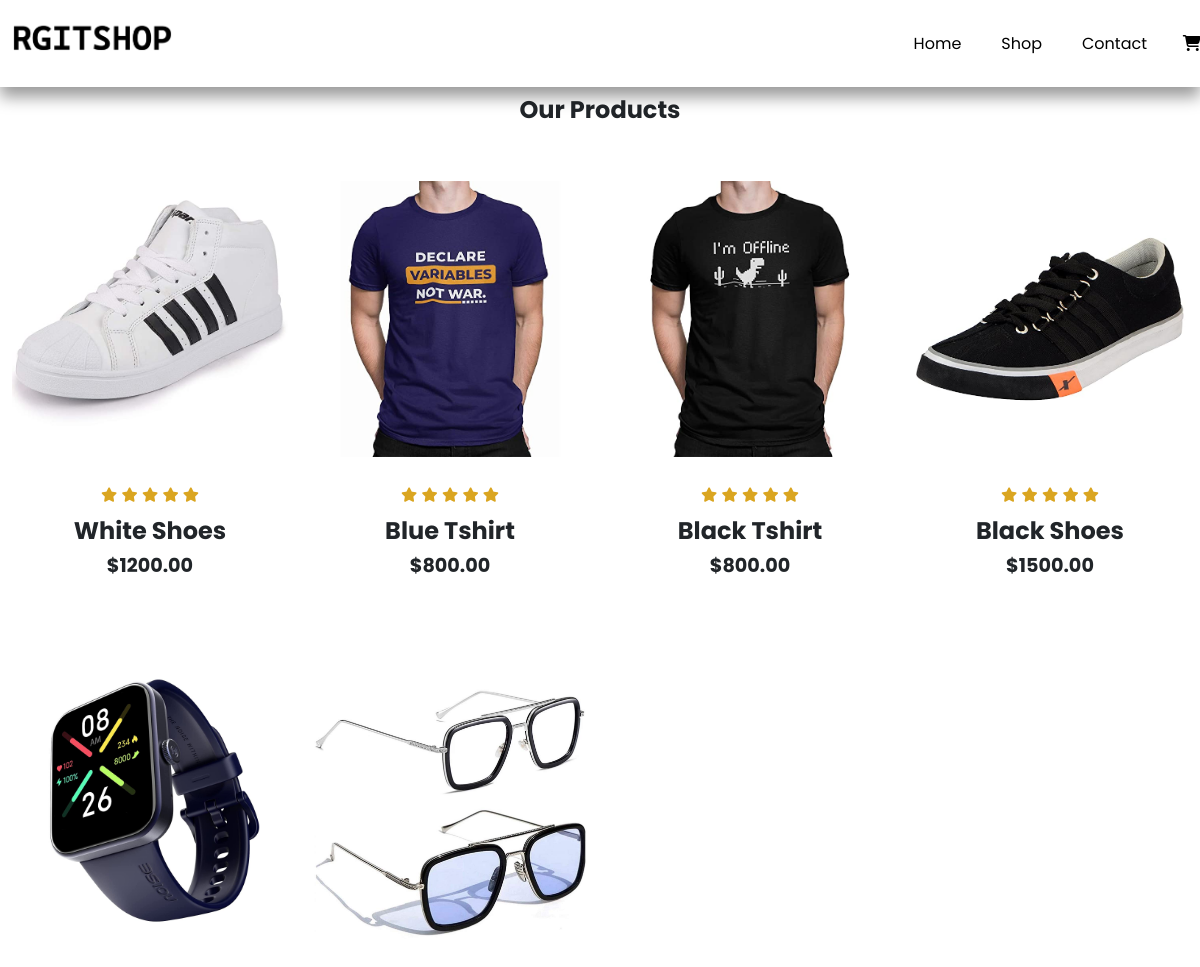
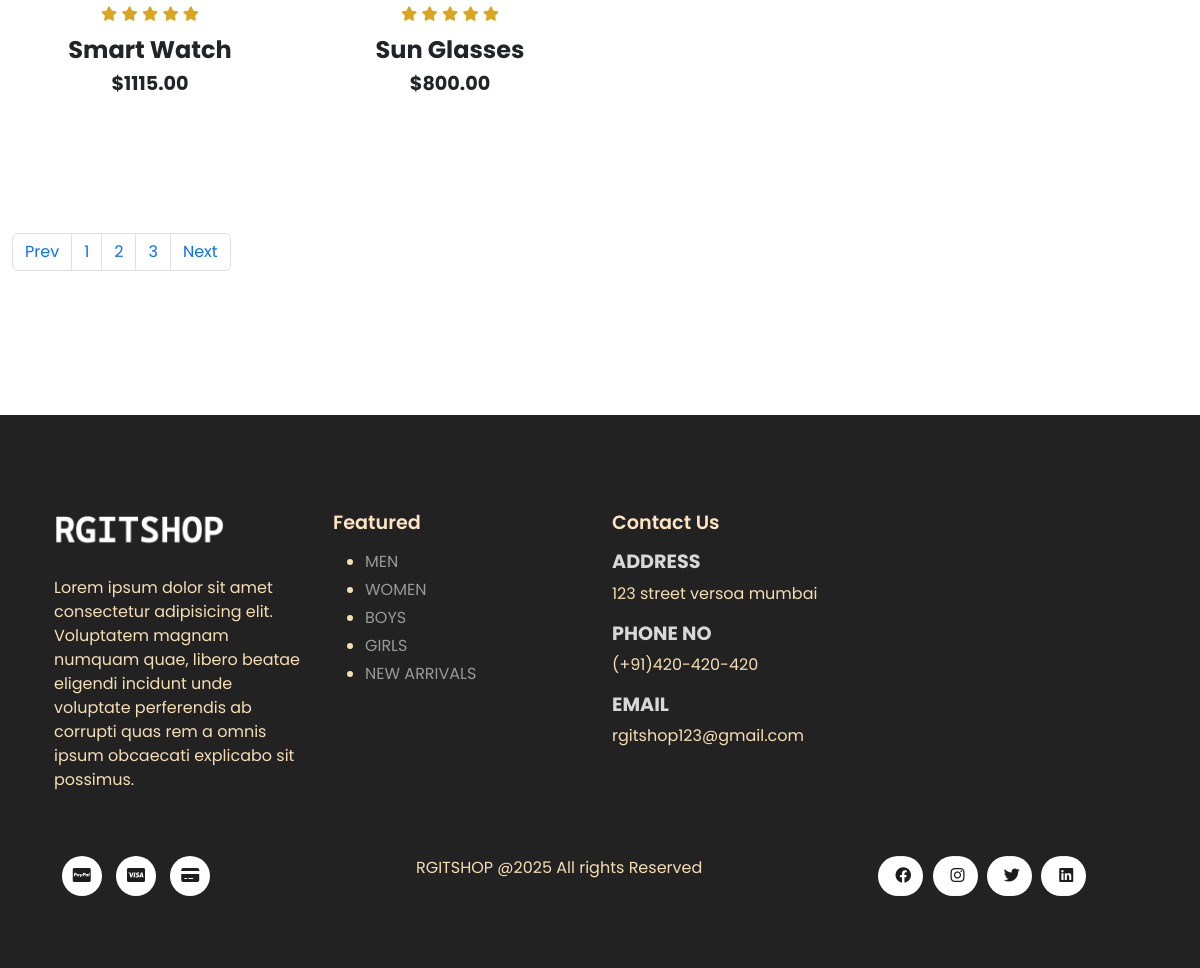
The page /shop.php on the database its author committed (2 pictures, top to bottom).
### tables this page shows
CREATE TABLE `products` (
  `product_id` int(11) NOT NULL,
  `product_name` varchar(100) NOT NULL,
  `product_category` varchar(100) NOT NULL,
  `product_description` varchar(255) NOT NULL,
  `product_image` varchar(255) NOT NULL,
  `product_image2` varchar(255) NOT NULL,
  `product_image3` varchar(255) NOT NULL,
  `product_image4` varchar(255) NOT NULL,
  `product_price` decimal(6,2) NOT NULL,
  `product_special_offer` int(2) NOT NULL,
  `product_color` varchar(100) NOT NULL
);

### server/get_products.php (called while the page is built)
<?php
include('connection.php');
$stmt = $conn->prepare("SELECT * FROM products");
$stmt->execute();
$get_products = $stmt->get_result();
?>

### shop.php (the view, shortened to what this page needs)
<!DOCTYPE html>
<html lang="en">
  <head>
    <link
      href="https://cdn.jsdelivr.net/npm/bootstrap@5.2.1/dist/css/bootstrap.min.css"
      rel="stylesheet"
    />
    <link
      rel="stylesheet"
      href="https://cdnjs.cloudflare.com/ajax/libs/font-awesome/6.2.0/css/all.css"
    />
    <link rel="stylesheet" href="./assets/css/style.css" />
  </head>
  <body>
    <nav class="navbar navbar-expand-lg navbar-light bg-white fixed-top">
      <div class="container-fluid">
        <a class="navbar-brand" href="index.php"
          ><img src="./assets/imgs/logo-black.png"
        /></a>
        <div
          class="collapse navbar-collapse nav-buttons"
          id="navbarSupportedContent"
        >
          <ul class="navbar-nav me-auto mb-2 mb-lg-0">
            <li class="nav-item">
              <a class="nav-link" href="index.php">Home</a>
            </li>
            <li class="nav-item">
              <a class="nav-link" href="shop.php">Shop</a>
            </li>
            <li class="nav-item">
              <a class="nav-link" href="contact.php">Contact</a>
            </li>
            <li class="nav-item">
              <a href="./cart.php"><i class="fas fa-shopping-cart"></i></a>
            </li>
          </ul>
        </div>
      </div>
    </nav>
    <section id="featured" class="my-5 pb-5">
      <div class="container text-center mt-5 py-5">
        <h3>Our Products</hr>
      </div>
      <div class="row mx-auto">
      <?php include('server/get_products.php'); ?>
      <?php while ($row = $get_products->fetch_assoc()){?>
        <div onclick="window.location.href='single_product.php'" class="product text-center col-lg-3 col-md-4 col-sm-12">
          <img class="img-fluid mb-3"  src="./assets/imgs/<?php echo $row['product_image']; ?>" />
          <div class="stars">
            <i class="fas fa-star"></i>
            <i class="fas fa-star"></i>
            <i class="fas fa-star"></i>
            <i class="fas fa-star"></i>
            <i class="fas fa-star"></i>
          </div>
          <h3 class="p-name"><?php echo $row['product_name']; ?></h3>
          <h4 class="p-price">$<?php echo $row['product_price']; ?></h4>
          <a href="<?php echo "single_product.php?product_id=".$row['product_id']?>"><button class="buy-btn">Buy Now</button></a>
        </div>
        <?php } ?>
        <nav aria-label="Page navigation example">
          <ul class="pagination my-5">
            <li class="page-item"><a class="page-link" href="#">Prev</a></li>
            <li class="page-item"><a class="page-link" href="#">1</a></li>
            <li class="page-item"><a class="page-link" href="#">2</a></li>
            <li class="page-item"><a class="page-link" href="#">3</a></li>
            <li class="page-item"><a class="page-link" href="#">Next</a></li>
          </ul>
        </nav>
      </div>
    </section>
    <footer class="mt-5 py-5">
      <div class="row container mx-auto pt-5">
        <div class="footer-one col-lg-3 col-md-6 col-sm-12">
          <img src="assets/imgs/logo-white.png" />
          <p class="pt-3">
            Lorem ipsum dolor sit amet consectetur adipisicing elit. Voluptatem
            magnam numquam quae, libero beatae eligendi incidunt unde voluptate
            perferendis ab corrupti quas rem a omnis ipsum obcaecati explicabo
            sit possimus.
          </p>
        </div>
        <div class="footer-one col-lg-3 col-md-6 col-sm-12">
          <h5 class="pb-2">Featured</h5>
          <ul class="text-uppercase">
            <li><a href="#">Men</a></li>
            <li><a href="#">Women</a></li>
            <li><a href="#">Boys</a></li>
            <li><a href="#">Girls</a></li>
            <li><a href="#">New arrivals</a></li>
          </ul>
        </div>
        <div class="footer-one col-lg-3 col-md-6 col-sm-12">
          <h5 class="pb-2">Contact Us</h5>
          <div>
            <h6 class="text-uppercase">Address</h6>
            <p>123 street versoa mumbai</p>
          </div>
          <div>
            <h6 class="text-uppercase">Phone No</h6>
            <p>(+91)420-420-420</p>
          </div>
          <div>
            <h6 class="text-uppercase">Email</h6>
            <p>rgitshop123@gmail.com</p>
          </div>
        </div>
      </div>
      <div class="copyright mt-5">
        <div class="row container-fluid mx-auto">
          <div class="col-lg-3 col-md-6 col-sm-12 mb-4 mx-auto">
            <i class="fa-brands fa-cc-paypal"></i>
            <i class="fa-brands fa-cc-visa"></i>
            <i class="fa-solid fa-credit-card"></i>
          </div>
          <div
            class="col-lg-4 col-md-6 col-sm-12 mb-4 text-nowrap mb-2 mx-auto"
          >
            <p>RGITSHOP @2025 All rights Reserved</p>
          </div>
          <div class="col-lg-3 col-md-6 col-sm-12 mb-4 mx-auto">
            <a href="#"><i class="fab fa-facebook"></i></a>
            <a href="#"><i class="fab fa-instagram"></i></a>
            <a href="#"><i class="fab fa-twitter"></i></a>
            <a href="#"><i class="fa-brands fa-linkedin"></i></a>
          </div>
        </div>
      </div>
    </footer>
  </body>
</html>

### assets/css/style.css (style rules this page uses)
* { margin: 0; padding: 0; box-sizing: border-box; }
.nav-buttons { margin-left: 60%; }
body { font-family: 'Poppins', sans-serif; }
h3 { font-size: 1.5rem; font-weight: 700; }
h4 { font-size: 1.2rem; font-weight: 700; }
h5 { color: bisque; font-size: 1.2rem; font-weight: 600; }
h6 { font-size: 1.2rem; font-weight: 700; }
p { color: black; }
.navbar { font-size: 16px; padding-top: 1rem !important; padding-bottom: 1rem !important; top: 0; left: 0; box-shadow: 0 10px 15px rgba(0,0,0,0.4); }
.navbar-light .navbar-nav .nav-link { padding: 0 20px; color: black; transition: 0.5s ease; }
.navbar i { font-size: 2ream; color: black; size: 16px; padding: 0 0.7px; transition: 0.5s ease; cursor: pointer; margin-left: 15px; }
.navbar img { width: 160px; }
.product { cursor: pointer; margin-bottom: 2rem; }
.product img { transition: 0.4 all; }
.stars { padding: 10px 0; }
.stars i { font-size: 0.9rem; color: goldenrod; }
footer { background-color: #222222; }
footer h6 { color: #d8d8d8; font-weight: 700; font-size: 1.2rem; }
footer p { color: wheat; }
footer li { padding-bottom: 4px; }
footer li a { font-size: 1rem; color: #999; text-decoration: none; }
footer .copyright a { color: #1d1d1d; height: 40px; width: 40px; background-color: #ffff; display: inline-block; text-align: center; line-height: 38px; border-radius: 70%; transition: 0.4 ease; margin: 0 5px; }
footer .copyright i { color: #1d1d1d; height: 40px; width: 40px; background-color: #ffff; display: inline-block; text-align: center; line-height: 38px; border-radius: 70%; transition: 0.4 ease; margin: 0 5px; }
footer .footer-one { color: wheat; }
footer img { width: 170px;; }

### rows shown on the page
products: product_image (picture), product_name "White Shoes", product_price "1200.00"
products: product_image (picture), product_name "Blue Tshirt", product_price "800.00"
products: product_image (picture), product_name "Black Tshirt", product_price "800.00"
products: product_image (picture), product_name "Black Shoes", product_price "1500.00"
products: product_image (picture), product_name "Smart Watch", product_price "1115.00"
products: product_image (picture), product_name "Sun Glasses", product_price "800.00"
